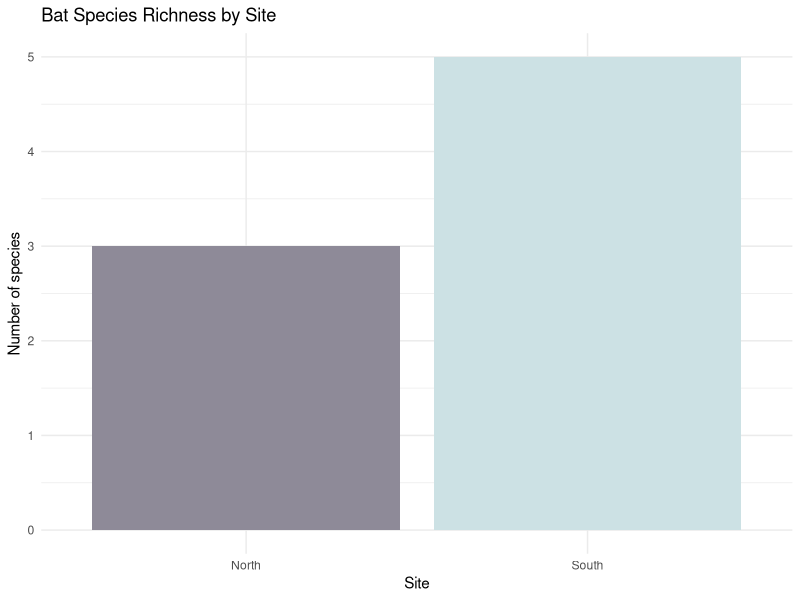
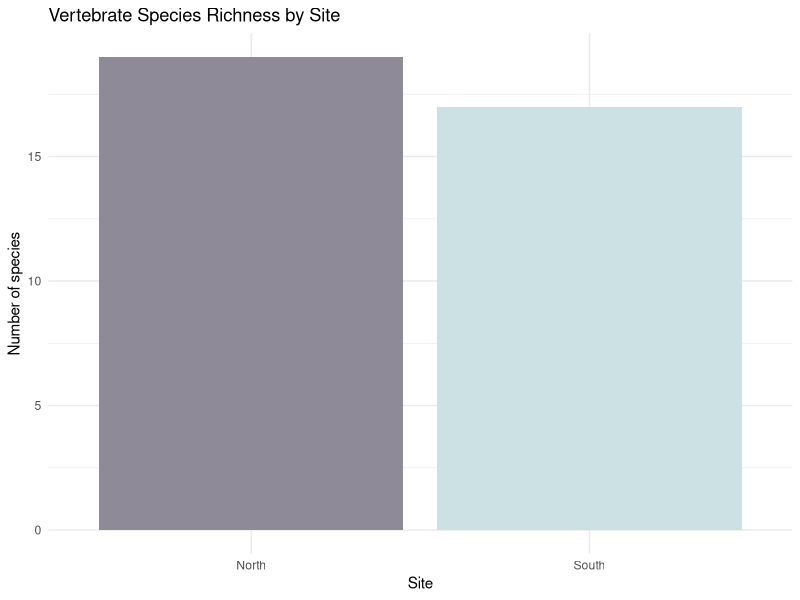
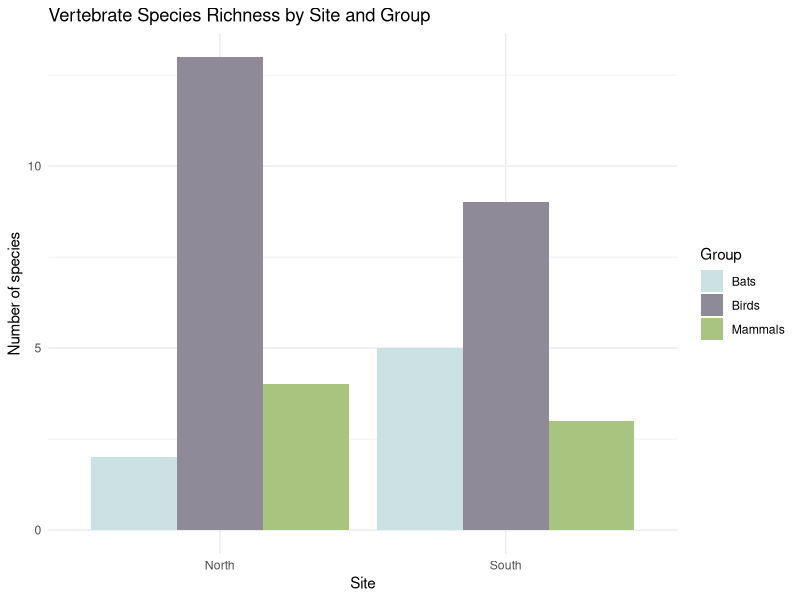
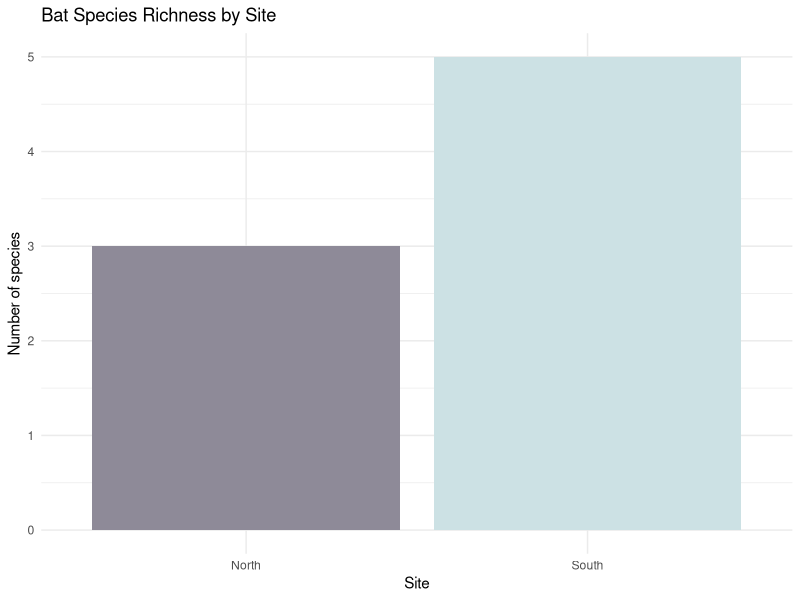
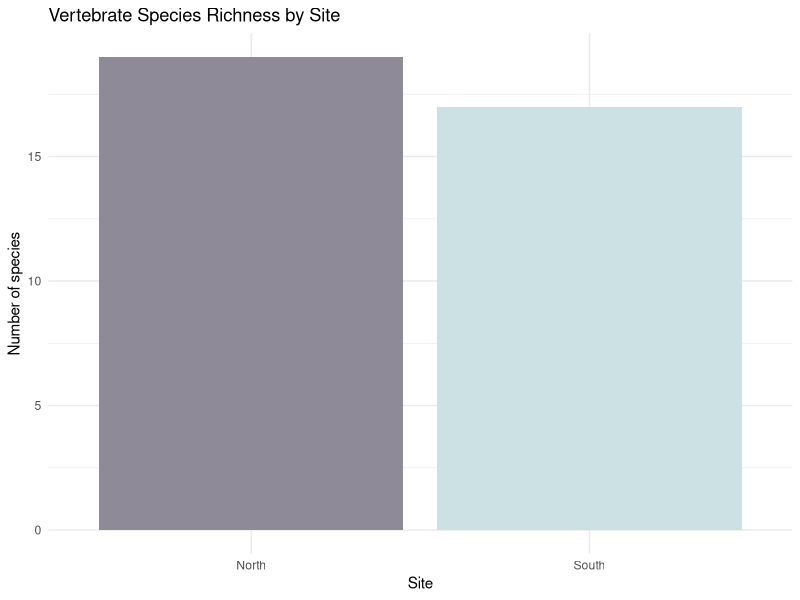
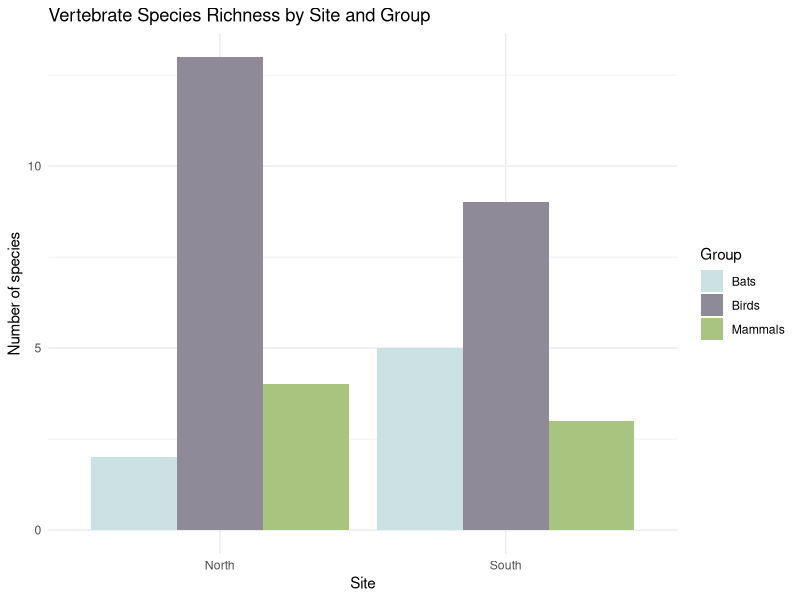

Recreate these plots in R, in order.
setwd("C:/Users/megdc/OneDrive/Documents/Arran/Arran_results")
NBats<-read.csv("Data/North_Bats.csv")
SBats<-read.csv("Data/South_Bats.csv")
NMam<-read.csv("Data/North_Mammals.csv")
SMam<-read.csv("Data/South_Mammals.csv")
Nbirds<-read.csv("Data/North_Birds.csv")
Sbirds<-read.csv("Data/South_Birds.csv")

#I want to make an overall graph for vertebrate richness/diversity on the two sites 
#And potentially make a separate bats diversity index and graph as all bats are protected so knowing which hillside has a more diverse population might be important

library("tidyverse")
library("ggplot2")
library("readr")

#First I will make the bats graphs and index and then focus on combining the relevant data from all the vertebrate categories into two dataframes (1 for each site)
#To plot species richness I am going to isolate the number of different species at each site into two objects which I will later join in a data frame in order to plot 

North_BA_richness<- NBats %>%
  summarise(species_richness=n_distinct(scientificName))
North_BA_richness
South_BA_richness<- SBats %>%
  summarise(species_richness=n_distinct(scientificName))
South_BA_richness
#Sense checking - listing the unique scientific names to make sure there isn't any double counting 
sort(unique(NBats$scientificName))
#There is a mistake - R is counting pipistrellus pygmaeus twice so we need to fix that there are some names with and underscore but some with just a space between the two words 
#I will fix this by replacing any spaces in the 'scientific name' column with _'s 
NBats$scientificName <- gsub(" ", "_", NBats$scientificName)
#then we will re-print the number of unique names 
sort(unique(NBats$scientificName))
#now only 2 unique names so we will update the species richness object above by re-running it
#I am going to perform the same sense check for the south plot 
sort(unique(SBats$scientificName))
#there does not seem to be any repeats so no need to fix anything. 
#now we can make a dataframe of species richness to plot 
Batrichness<- data.frame(
  site= c("North", "South"),
  richness=c(North_BA_richness$species_richness, South_BA_richness$species_richness))
Batrichness
#now to plot 
ggplot(Batrichness,aes(x=site,y=richness,fill=site))+
  geom_col() +
  scale_fill_manual(values = c("North"="#8E8A98",
                               "South"="#CCE1E4"
  ))+
  theme_minimal()+
  labs(
    title = "Bat Species Richness by Site",
    x="Site",
    y= "Number of species"
  ) + 
  theme(legend.position = "none")
ggsave("Results/Bat_SPrichness.png")
#due to the small amount of species at each site - I do not think a diversity index will provide any additional insights that this figure doesnt give esspecially since - individual counts for bats are unreliable when working with audiomoths 
#Now we can combine them to do an overall Vertebrate diversity for each slope 
library("dplyr")
All_vert<- bind_rows(
  NBats %>% select(scientificName, eventID) %>% mutate(site = "North", group = "Bats"),
  SBats %>% select(scientificName, eventID) %>% mutate(site = "South", group = "Bats"),
  Nbirds %>% select(scientificName, eventID) %>% mutate(site = "North", group = "Birds"),
  Sbirds %>% select(scientificName, eventID) %>% mutate(site = "South" , group = "Birds"),
  NMam %>% select(scientificName, eventID) %>% mutate(site = "North", group = "Mammals"),
  SMam %>% select(scientificName, eventID) %>% mutate(site = "South", group = "Mammals")
)
#had to change the code a little bit because when it tried to bind all rows - bird data has words in it's individual count column while almost everthing else has numbers 
# so instead I am only binding the scientific name and eventID rows - because to make a species richness plot that is really all we need 
#some rows in all_verts are empty rows could be due to empty rows in the CSV file so i am going to remove them 
All_vert <- All_vert %>%
  mutate(
    scientificName = trimws(scientificName),
    eventID = trimws(eventID)
  ) %>%
  filter(
    scientificName != "" & !is.na(scientificName),
    eventID != "" & !is.na(eventID)
  )
#this code basically just filters for any rows where scientificname or event id are empty or are filled with NA and removes them 
#now that we have a big  data frame with all the vertebrates we can make a species richness plot 
#first like before we have to get species richness by counting the unique names
vert_richness_site <- All_vert %>%
  group_by(site) %>%
  summarise(species_richness = n_distinct(scientificName))

vert_richness_site
#now to plot 
ggplot(vert_richness_site,aes(x=site,y=species_richness,fill=site))+
  geom_col() +
  scale_fill_manual(values = c("North"="#8E8A98",
                               "South"="#CCE1E4"
  ))+
  theme_minimal()+
  labs(
    title = "Vertebrate Species Richness by Site",
    x="Site",
    y= "Number of species"
  ) + 
  theme(legend.position = "none")
ggsave("Results/Vert_sprichness1.png")
#Just going to run an alternate plot - which also showing the groupings of bird mammal and bat 
# so first doing a site and group species richness 

richness_by_site_group <- All_vert %>% 
  group_by(site, group) %>% 
  summarise(richness = n_distinct(scientificName), .groups = "drop")
#now plotting it to see if it looks better - and better represents the data 
ggplot(richness_by_site_group,
       aes(x = site, y = richness, fill = group)) +
  geom_col(position = "dodge") +
  scale_fill_manual(values = c(
    "Birds"   = "#8E8A98",
    "Bats"    = "#CCE1E4",
    "Mammals" = "#A9C47F"   
  )) +
  theme_minimal() +
  labs(
    title = "Vertebrate Species Richness by Site and Group",
    x = "Site",
    y = "Number of species",
    fill = "Group"
  )
ggsave("Results/SG_Vert_Sprichness.png")
